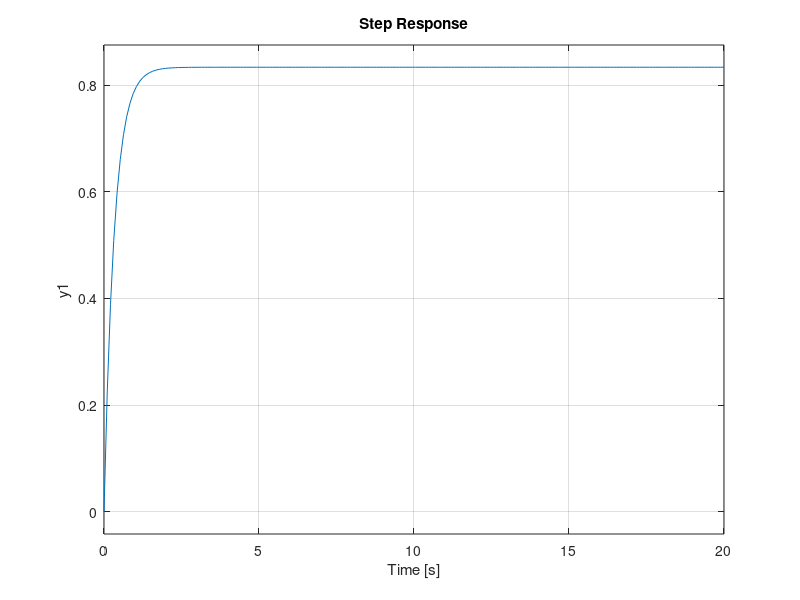
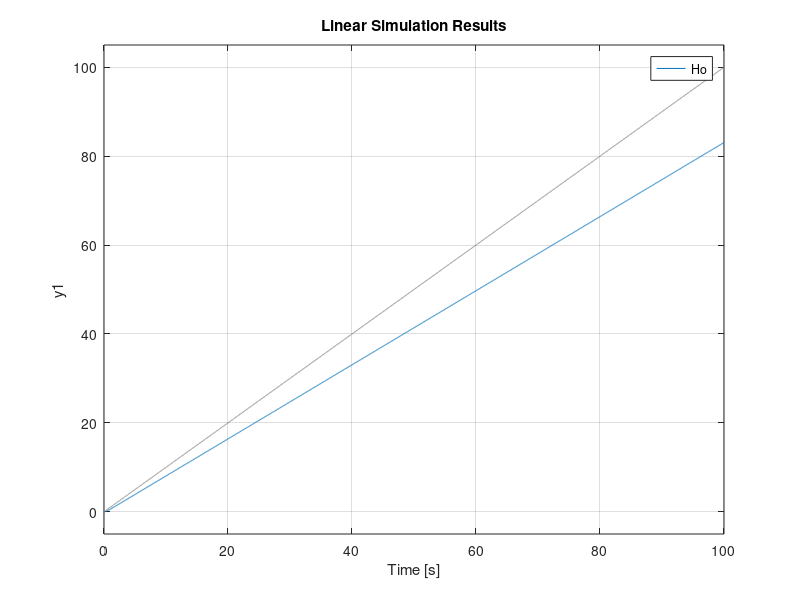
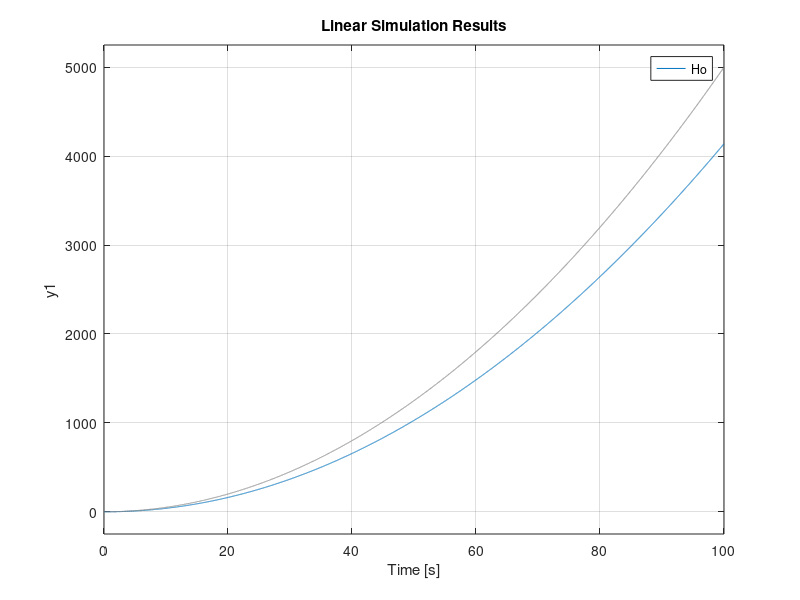

Here is the MATLAB script that generated these plots, in order:
%% ex2
Hf=tf([5],[2 1]);
Hr=1;

Ho=(Hf*Hr)/(1+Hf*Hr);

%% position
step(Ho);

%% Velocity
t=0:0.01:100;

figure;
lsim(Ho, t, t);

%% acceleration
figure;
lsim(Ho, t.^2./2, t);
